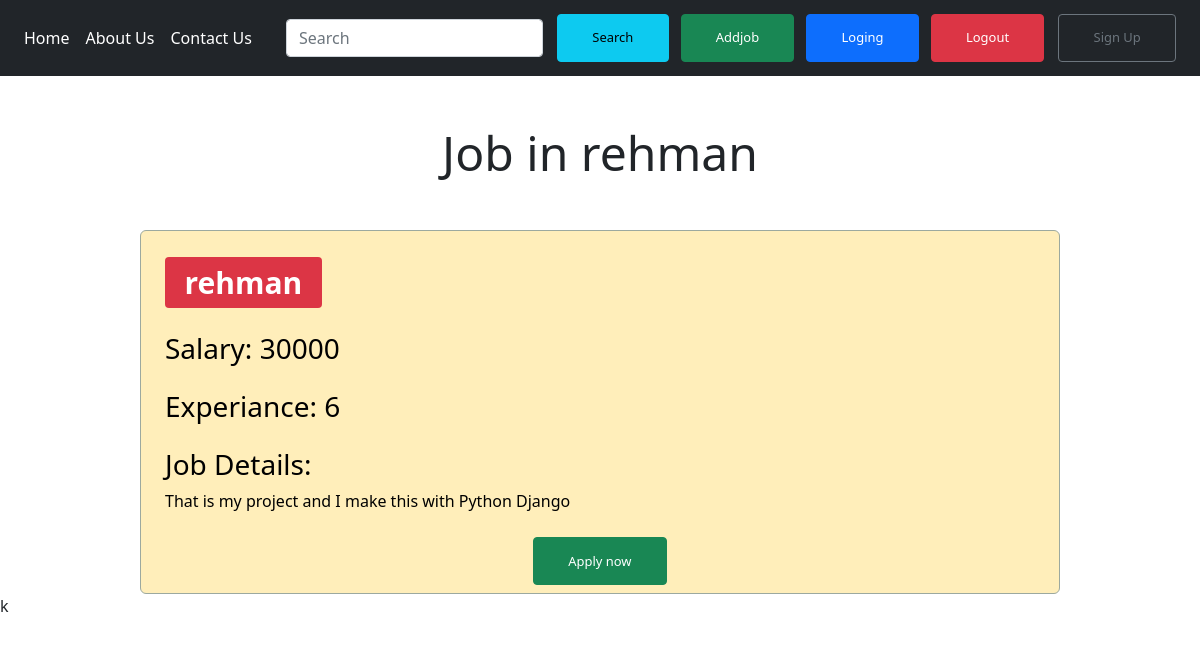
The page /jobview.php?id=24 on the database its author committed.
### tables this page shows
CREATE TABLE `addjob` (
  `id` int(255) NOT NULL,
  `company` varchar(255) NOT NULL,
  `salary` varchar(255) NOT NULL,
  `des` varchar(255) NOT NULL,
  `experience` varchar(255) NOT NULL
);

### jobview.php (the view, shortened to what this page needs)
<?php  include "common.php"  ?>
  <?php
  $viewjob=$_GET['id'];
    $conn = mysqli_connect("localhost", "root", "", "givejob");
    $sql = " SELECT id,company,salary,des,experience FROM addjob WHERE id={$viewjob}";
    $result= mysqli_query($conn, $sql);
    if (mysqli_num_rows($result) > 0) {
      while($row = mysqli_fetch_assoc($result)) {
  ?>
  <h1 class="text-center display-5 my-5">Job in <?php echo $row['company']?></h1>
  <div class="container table-warning">
    <h1 class="name"><span class="badge bg-danger " style="color:white; ">
        <?php echo $row['company']?>
      </span></h1>
    <h3 class="salary my-4">Salary:
      <?php echo $row['salary']?>
    </h3>
    <h3 class="exp">Experiance:
      <?php echo $row['experience']?>
    </h3>
    <p class="des my-4">
    <h3>Job Details:</h3>
    <?php echo $row['des']?>
    </p>
    <button id="message"style="margin-left: 23rem;" onclick="message()" class="btn btn-success my-2">Apply now</button>
  </div>
  <?php
         }
      }
?>
</body>
</html>k

### common.php (style rules this page uses)
.btn { padding: .84rem 2.14rem; font-size: .81rem; margin: .375rem }

### jobview.php (style rules this page uses)
.container { border: 0.5px solid; border-radius: 20px; position: center; border: 1px solid #9ca99f; border-radius: 6px; padding: 24px 24px 0; max-width: 920px; margin-top: 3rem; }

### rows shown on the page
addjob: company "rehman", salary "30000", experience "6", des "That is my project and I make this with Python Django"
